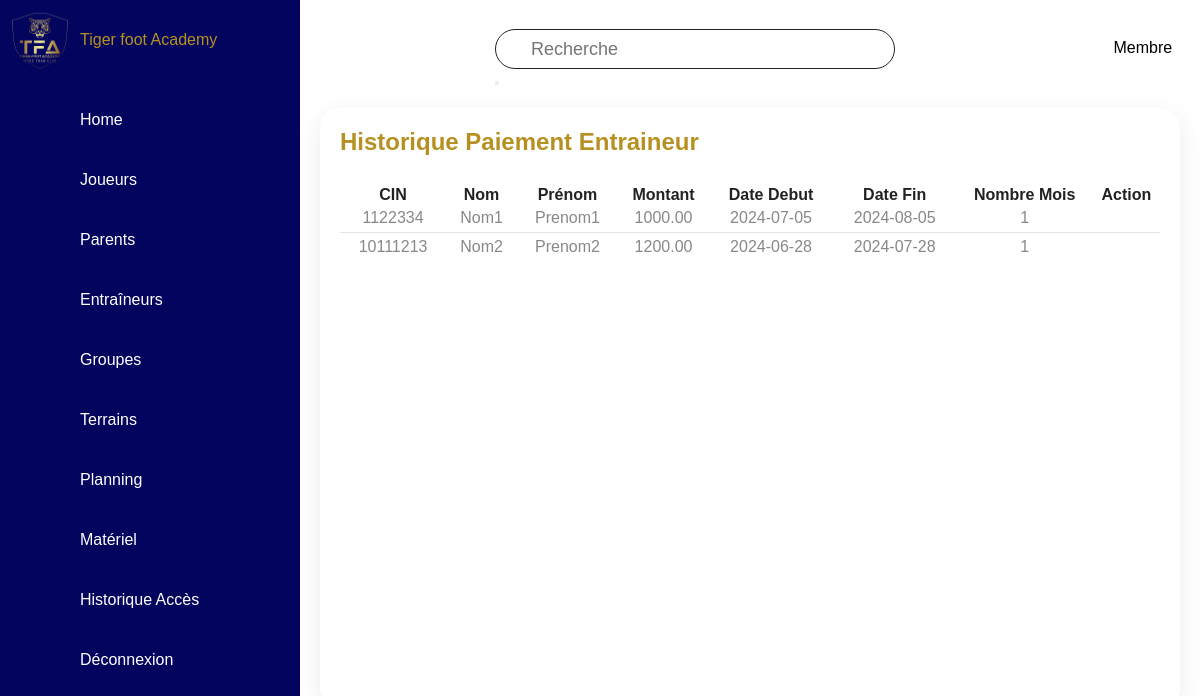
The app's page /rechercheHistEntraineur.php (signed in), older data.
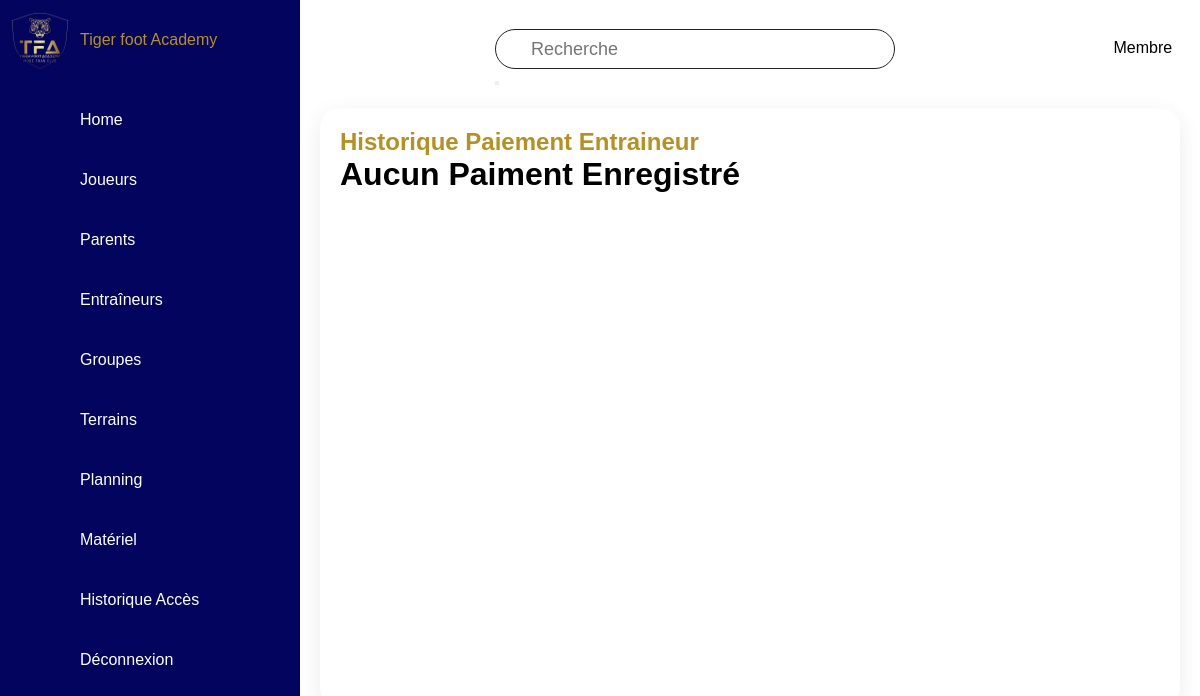
The same page, newer data.
### tables this page shows
CREATE TABLE Paiement_Entraineur (
    id INT PRIMARY KEY AUTO_INCREMENT,
    cin INT(8) NOT NULL ,
    date_cin DATE NOT NULL,
    nom VARCHAR(255) NOT NULL,
    prenom VARCHAR(255) NOT NULL,
    montant  DECIMAL(10, 2) NOT NULL,
    date_debut DATE NOT NULL,
    date_fin DATE NOT NULL,
    nb_mois INT NOT NULL
);

### rechercheHistEntraineur.php (the view, shortened to what this page needs)
<?php
require_once "connection.php";
$search = "";
$userType = $_SESSION['user']['user_type'];
if ($userType == 'Admin') {
    include "navigation.php";
}else{
    include "navigation2.php";
}
$req = "SELECT * FROM Paiement_Entraineur
        WHERE cin LIKE '%$search%'
        OR nom LIKE '%$search%'
        OR prenom LIKE '%$search%'" ;
$result1 = mysqli_query($con, $req);
$count = mysqli_num_rows($result1);
?>
<!DOCTYPE html>
<html lang="en">
<head>
    <link rel="stylesheet" href="styleDashbord.css">
</head>
<body>
<div class="main">
        <div class="topbar">
            <div class="toggle"><ion-icon name="menu-outline"></ion-icon></div>
            <div class="search">
                <form action="rechercheHistEntraineur.php" method="GET">
                    <input type="text"name="search" placeholder="Recherche">
                    <button type="submit"><ion-icon name="search-outline"></ion-icon></button>
                </form>
            </div>
            <div class="user">
            <div class="notification"><a href="notifications.php"><ion-icon name="notifications-outline"></ion-icon></a></div>
            <div class="userType">
            <?php if ($userType == 'admin') { ?>
                    <select id="userTypeSelect">
                        <option value="admin">Admin</option>
                        <option value="user">User</option>
                    </select>
                <?php } else { ?>
                    <p>Membre</p>
                <?php } ?>
            </div>
            </div>
        </div>
        <div class="detaille">
            <div class="affichageTable">
                <div class="cardHeader">
                    <h2>Historique Paiement Entraineur</h2>
                </div>
                <?php if ($count > 0) {   ?>
                <table>
                    <thead>
                    <tr>
                        <th>CIN</th>
                        <th>Nom</th>
                        <th>Prénom</th>
                        <th>Montant</th>
                        <th>Date Debut</th>
                        <th>Date Fin</th>
                        <th>Nombre Mois</th>
                        <th>Action</th>
                    </tr>
                </thead>
                <tbody>
                <?php while($row = mysqli_fetch_assoc($result1)) { ?>
                    <tr>
                        <td align="center"><?php echo $row['cin']; ?></td>
                        <td align="center"><?php echo $row['nom']; ?></td>
                        <td align="center"><?php echo $row['prenom']; ?></td>
                        <td align="center"><?php echo $row['montant']; ?></td>
                        <td align="center"><?php echo $row['date_debut']; ?></td>
                        <td align="center"><?php echo $row['date_fin']; ?></td>
                        <td align="center"><?php echo $row['nb_mois']; ?></td>
                        <td align="center"><a href="print_page_Entraineur.php?cin=<?= $row["cin"]?>" target="_blank"><ion-icon name="print-outline"></ion-icon></a></td>
                    </tr>
                <?php } ?>
                </tbody>
            </table>
        </div>
            <?php }
                else {?>
            <div class="jumbotron">
                <h1>Aucun Paiment Enregistré</h1>
            </div>
            <?php } ?>
        </div>
    </div>
</body>
</html>

Row changes from the older to the newer data that the page shows:
removed paiement_entraineur: cin "1122334", nom "Nom1", prenom "Prenom1", montant "1000.00", date_debut "2024-07-05", date_fin "2024-08-05", nb_mois "1"
removed paiement_entraineur: cin "10111213", nom "Nom2", prenom "Prenom2", montant "1200.00", date_debut "2024-06-28", date_fin "2024-07-28", nb_mois "1"
Text that changed along with them:
text no longer shown: "CIN Nom Prénom Montant Date Debut Date Fin Nombre Mois Action"
text now shown: "Aucun Paiment Enregistré"
